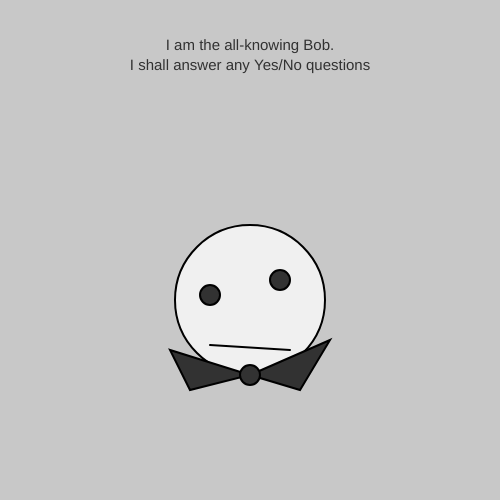
Frame 1 (no input)
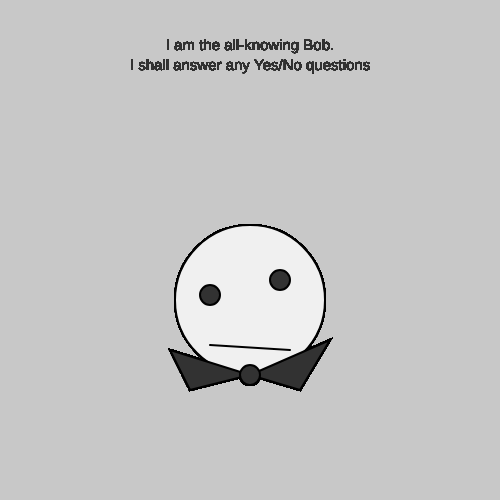
Frame 60 (no input)
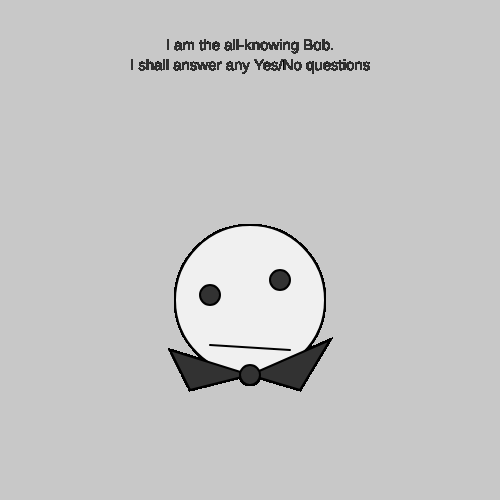
Frame 120 (the mouse pressed at the canvas centre since frame 60)

The p5.js sketch that drew these frames (run headless with seeded random() and noise() and a simulated clock; from frame 60 on, the mouse is pressed at the canvas centre):

// p5.js sketch
// ── sketch.js
let fortuneIndex;
let animating = false;
let button;
let input;
let fortune = [
  { name: "Heck yeah." },
  { name: "no thoughts, head empty." },
  { name: "Don't count on it." },
  { name: "Yes, definitely, absolutely." },
  { name: "Out for lunch, ask later" },
  { name: "Oh $%@&..." },
  { name: "Yea." },
  { name: "*takes off earbud* Sorry, what?" },
  { name: "Uh...outlook seems bleak, bud." },
  { name: "Of course!" },
  { name: "*dial-up noises*" },
  { name: "lol good luck, loser." },
  { name: "Sure, why the heck not." },
  { name: "Am I actually your best option?" },
  { name: "Are you serious rn? Heck no." },
  { name: "Judging by the signs, yes." },
  { name: "Idk, Google it." },
  { name: "Oh gosh no." },
  { name: "Oh, totally." },
  { name: "Ask the nerd who got me here." },
  { name: "Nope." },
  { name: "Ok, sure." },
  { name: "*snores*" },
  { name: "Bad news, buddy..." },
];

function setup() {
  createCanvas(500, 500);
  background(200);
  input = createInput();
  input.class("fortuneInput");
  button = createButton("Submit question, I guess.");
  button.mouseClicked(buttonPressed);
  button.class("fortuneButton");
}

function draw() {
  ///bob
  strokeWeight(2);
  fill(240);
  ellipse(250, 300, 150);
  fill(50);
  ellipse(210, 295, 20);
  ellipse(280, 280, 20);
  line(290, 350, 210, 345);
  triangle(250, 375, 170, 350, 190, 390);
  triangle(250, 375, 330, 340, 300, 390);
  ellipse(250, 375, 20);

  ///dialouge
  strokeWeight(0);
  textStyle(NORMAL);
  textSize(15);
  textAlign(CENTER);
  text("I am the all-knowing Bob.", 250, 50);
  text("I shall answer any Yes/No questions", 250, 70);

  ///nitty gritty stuff
  if (animating == true) {
    fill("skyblue");
    ellipse(210, 295, 20);
    ellipse(280, 280, 20);
    fill(250);
    ellipse(170, 235, 20);
    ellipse(150, 205, 20);
    ellipse(250, 150, 260, 80);
    fill(50);
    ellipse(230, 150, 10);
    ellipse(250, 150, 10);
    ellipse(270, 150, 10);
  }
}
function question() {
  const answer = input.value();
  input.value();
}
function fortunetell() {
  animating = false;
  if (fortune[0]) {
    background(200);
    fill(250);
    ellipse(170, 235, 20);
    ellipse(150, 205, 20);
    ellipse(250, 150, 260, 80);
    fortuneIndex = int(random(fortune.length));
    fill(50);
    textStyle(BOLDITALIC);
    textSize(15);
    text(fortune[fortuneIndex].name, 250, 155);
    textAlign(CENTER);
    fortune.splice(fortuneIndex, 1);
  } else {
    background(200);
    fill(50);
    textSize(15);
    strokeWeight(2);
    textStyle(BOLD);
    text("Am tired, come back later", 250, 155);
  }
}
function buttonPressed() {
  animating = true;
  setTimeout(fortunetell, 1500);
}

// ── style.css
html, body {
  margin: 0;
  padding: 0;
}
canvas {
  display: block;

}
.fortuneButton{
  padding:10px;
  background-color: #949494;
  margin-left:10px
}
.fortuneInput{
  width:308px;
}
